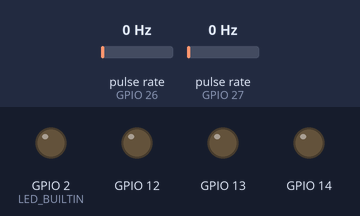
A program run on a simulated ESP32. On the bench: output pins drawn as LEDs (lit = HIGH). Wiring (inferred from the names in the program): 2 × pulse sensor: data GPIO 26 / data GPIO 27. Inputs (shaded band) come from the test bench; at power-on: pulse rate (sensors on GPIO 26, GPIO 27) 0 Hz. What the program prints to the serial monitor is not drawn.

Above: at 0.1 s.
At 1.1 s:
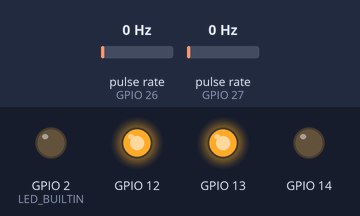
Timing chart, 0 to 2.6 s (numbered marks = the images above):
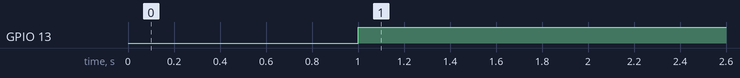

Measured:
- by itself, GPIO 13: LOW → HIGH at 1.0 s

The program:

main.cpp
```cpp
#include <Arduino.h>

#include <Wheels.h>

Wheel left(12, 14, 13);
// Wheel right(1, 2, 3);

const int left_enc_1 = 26;
const int left_enc_2 = 27;

// const int right_enc_1 = 4;
// const int right_enc_2 = 5;

volatile long left_enc_count_1 = 0;
volatile long left_enc_count_2 = 0;
// volatile long right_enc_count_1 = 0;
// volatile long right_enc_count_2 = 0;

void IRAM_ATTR left_enc_1_isr() {
	left_enc_count_1++;
}

void IRAM_ATTR left_enc_2_isr() {
	left_enc_count_2++;
}

// void IRAM_ATTR right_enc_1_isr() {
// 	right_enc_count_1++;
// }

// void IRAM_ATTR right_enc_2_isr() {
// 	right_enc_count_2++;
// }

void setup() {
	Serial.begin(115200);

  pinMode(LED_BUILTIN, OUTPUT);

  Serial.println("HELLO!!!");
  delay(1000);

	attachInterrupt(left_enc_1, left_enc_1_isr, FALLING);
  attachInterrupt(left_enc_2, left_enc_2_isr, FALLING);
  // attachInterrupt(right_enc_1, right_enc_1_isr, FALLING);
  // attachInterrupt(right_enc_2, right_enc_2_isr, FALLING);

  // delay(2000);

  left.setSpeed(100);
  // right.setSpeed(100);

  Serial.println("Starting wheels...");
  left.forward();
  // right.forward();
  Serial.println("Wheels started");
  // Serial.println("Left Encoder 1 Count: " + String(left_enc_count_1));
  // Serial.println("Left Encoder 2 Count: " + String(left_enc_count_2));
  // Serial.println("ENTERING LOOP");
}

void loop() {
  Serial.println(left_enc_count_1);
  int speed = 2000 - (left_enc_count_1);
  left.setSpeed(speed);
  // right.setSpeed(speed);
}
```
